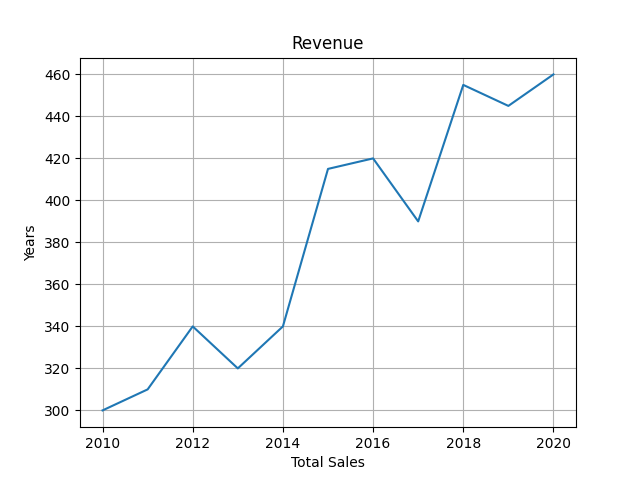

Write Python code to recreate this figure.
import numpy as np
import matplotlib.pyplot as plt

y = np.array([300, 310, 340, 320, 340, 415, 420, 390, 455, 445, 460])
x = np.array([2010, 2011, 2012, 2013, 2014, 2015, 2016, 2017, 2018, 2019, 2020])

plt.title("Revenue")
plt.xlabel("Total Sales")
plt.ylabel("Years")

plt.plot(x, y)

plt.grid()

plt.show()
